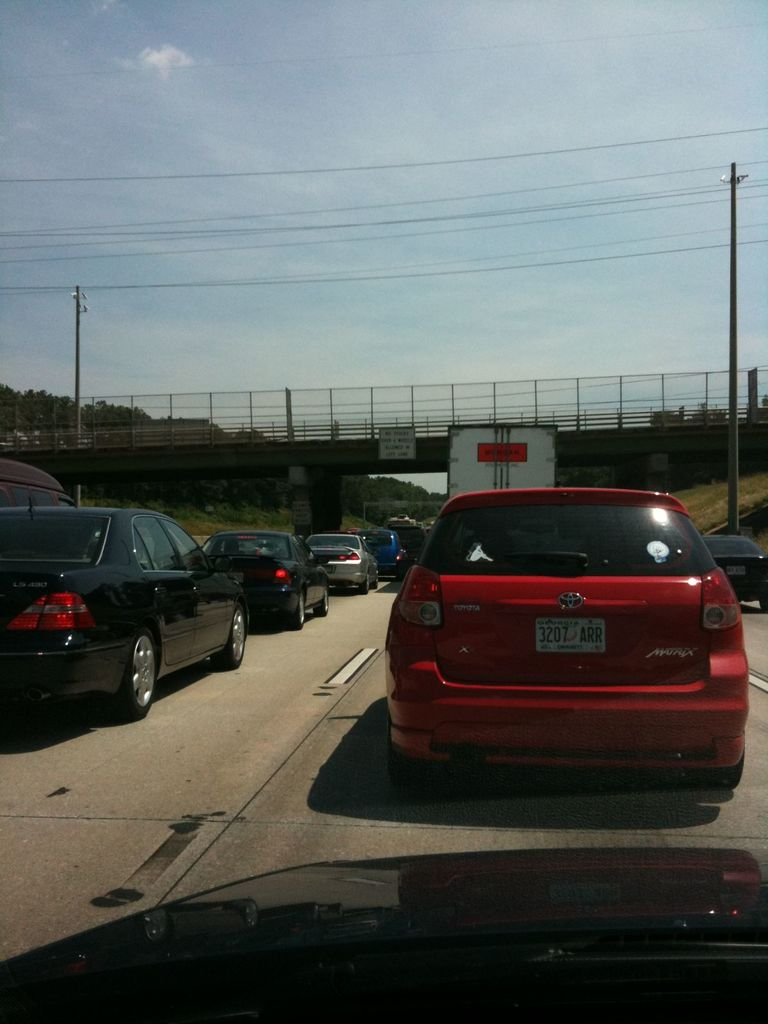
#> input picture Final-Project/Enhancing color in images/sample.jpg, 768 x 1024 px
$ python Enhance-color-image.py
#> lines starting #> are read from the running program, lines starting #| are printed output that depends on the picture
#Import the necessary libraries
import cv2
import matplotlib.pyplot as plt
import numpy as np

# Load the image
image = cv2.imread('sample.jpg')
#> image is the input picture: shape (1024, 768, 3); mean B, G, R 95.8, 98, 93.7

#Plot the original image
plt.subplot(1, 2, 1)
plt.title("Original")
plt.imshow(image)

# Convert the image from BGR to HSV color space
image = cv2.cvtColor(image, cv2.COLOR_RGB2HSV)
#> image: shape (1024, 768, 3); mean H, S, V 56.9, 82.9, 106.9

# Adjust the hue, saturation, and value of the image
# Adjusts the hue by multiplying it by 1.2
image[:, :, 0] = image[:, :, 0] * 1.2
#> image: shape (1024, 768, 3); mean H, S, V 67.9, 82.9, 106.9
# Adjusts the saturation by multiplying it by 1.2
image[:, :, 1] = image[:, :, 1] * 1.2
#> image: shape (1024, 768, 3); mean H, S, V 67.9, 84.7, 106.9
# Adjusts the value by multiplying it by 1.2
image[:, :, 2] = image[:, :, 2] * 1.2
#> image: shape (1024, 768, 3); mean H, S, V 67.9, 84.7, 127.7

# Convert the image back to BGR color space
image2 = cv2.cvtColor(image, cv2.COLOR_HSV2BGR)
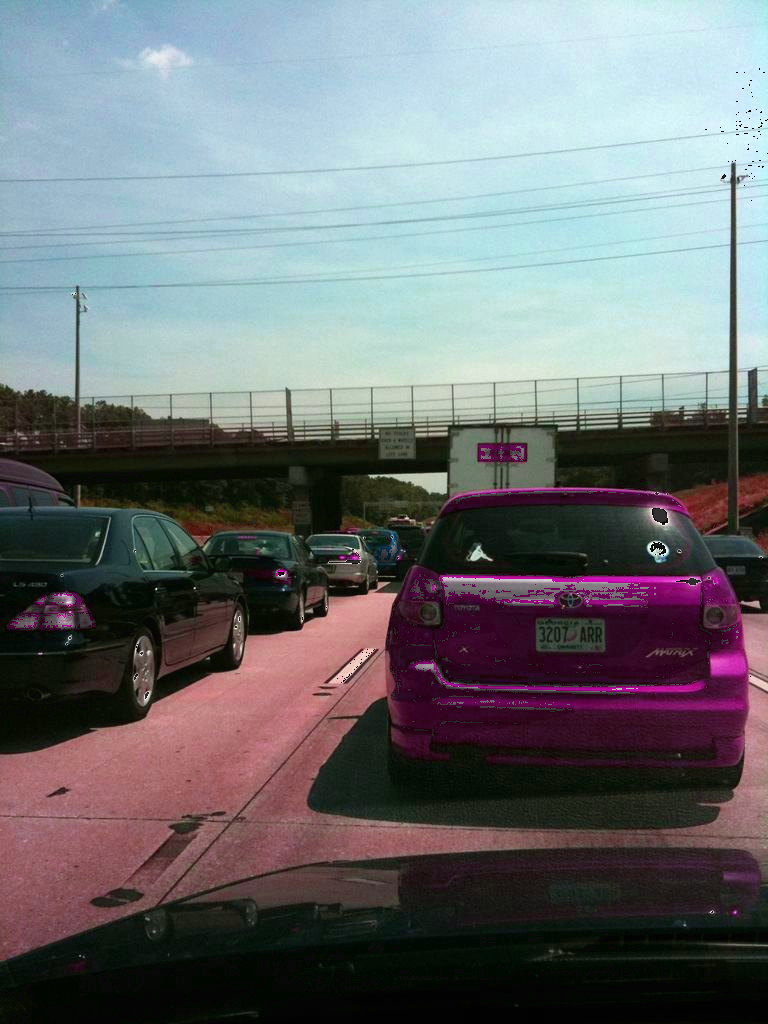
#> image2: shape (1024, 768, 3); mean R, G, B 109.5, 112.1, 115.3

#Save the image
cv2.imwrite('enhanced coloured.jpg', image2)

#Plot the enhanced image
plt.subplot(1, 2, 2)
plt.title("enhanced coloured")
plt.imshow(image2)
plt.show()
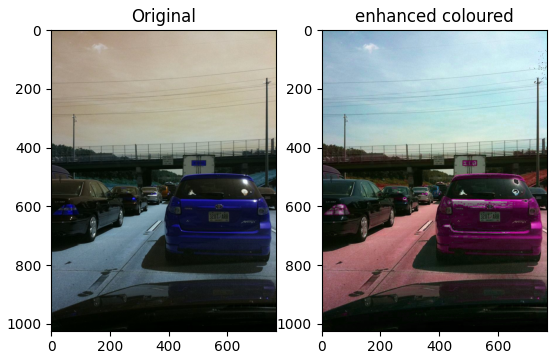
#> figure drawn by matplotlib, 2 panels; B, G, R data is drawn as R, G, B
